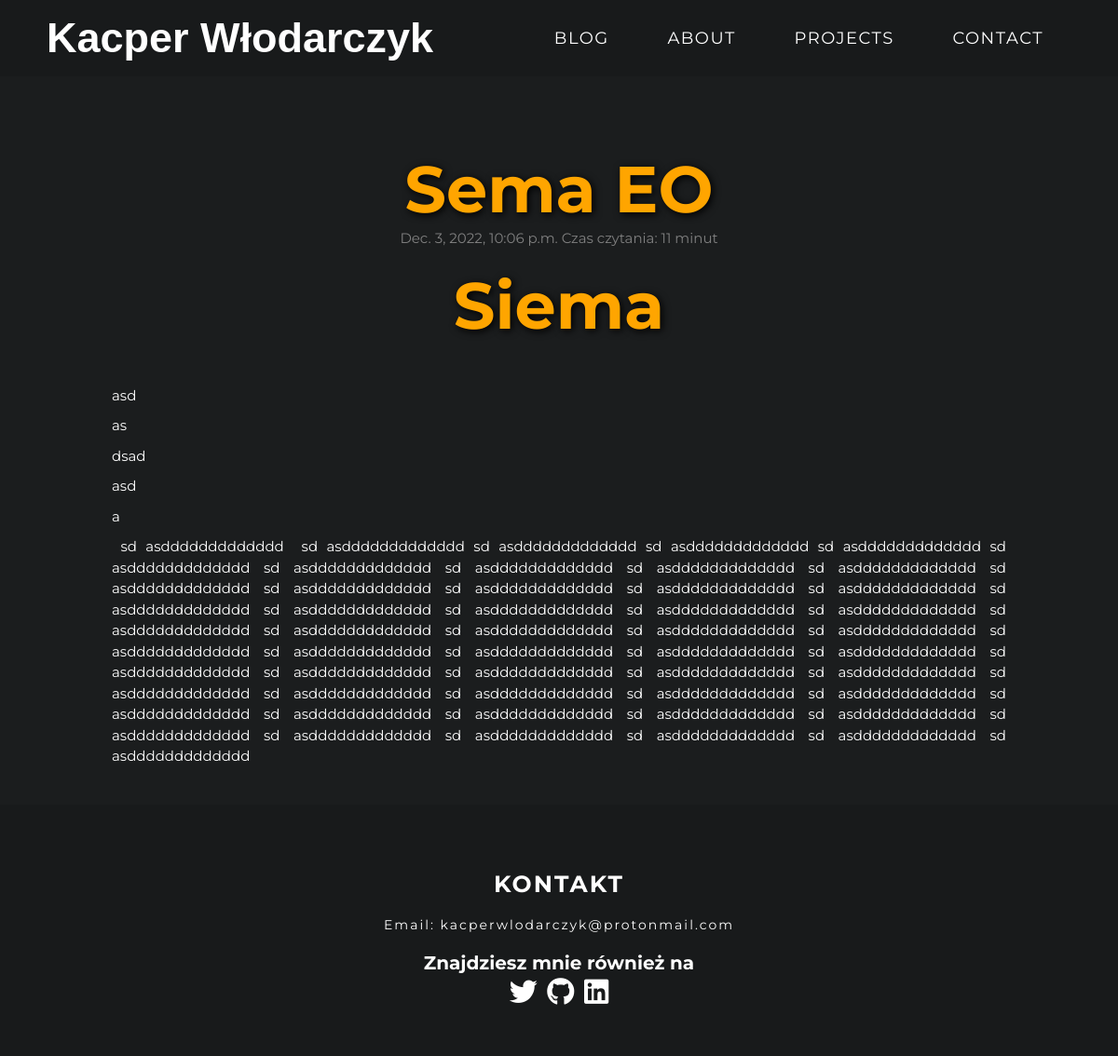
Screenshot of /blog/article/4 with the database file from the repository.
### blog/models.py (models this page shows, shortened)
class Post(models.Model):
    title = models.CharField(max_length=100)
    author = models.ForeignKey(User, on_delete=models.CASCADE)
    body = HTMLField()
    body_short = models.CharField(max_length=150)
    create_date = models.DateTimeField(auto_now_add=True)
    image = models.ImageField(null=True, blank=True, upload_to="images/")
    time_reading = models.TextField()

### blog/views.py (the view)
# urls.py: path('article/<int:pk>', ArticleDetailView.as_view(), name='article-detail'),
class ArticleDetailView(DetailView):
    model = Post
    template_name = 'article_details.html'

### blog/templates/article_details.html (shortened to what this page needs)
{% load static %}
<html lang="pl-PL">
<head>
  <link rel="stylesheet" href="https://cdnjs.cloudflare.com/ajax/libs/font-awesome/5.12.1/css/all.min.css" />
  <link rel="stylesheet" href="{% static '/css/detailstyle.css' %}">
</head>
<body>
  <section id="nav-bar" class="container-nav">
    <header class="nav-bar">
      <div class="brand"><a href="/base/"><h1>Kacper Włodarczyk</h1></a></div>
      <div class="nav-list">
        <ul>
          <li><a href="/blog/">Blog</a></li>
          <li><a href="#about">About</a></li>
          <li><a href="#projects">Projects</a></li>
          <li><a href="#footer">Contact</a></li>
        </ul>
    </header>
  </section>
<main>
  <div class="content-section">
    <div class="card">
      <h1>{{post.title}}</h1>
      <small>{{post.create_date}} Czas czytania: {{post.time_reading}}</small>
      <p>{{post.body|safe}}
    </div>
  </div>
  <footer id="footer" class="footer container">
    <div class="footer-contact">
      <h1 class="footer-contact-heading">Kontakt</h1>
      <p class="footer-contact-info">Email: kacperwlodarczyk@protonmail.com</p>
    </div>
    <div class="footer-social-follow">
      <h1 class="footer-social-follow-heading">Znajdziesz mnie również na</h1>
      <div class="footer-social-icon">
        <a href="https://twitter.com/Kacper95682155"><i class="fab fa-twitter"></i></a>
        <a href="https://github.com/DEENUU1"><i class="fab fa-github"></i></a>
        <a href="https://www.linkedin.com/in/kacper-w%C5%82odarczyk-449b62254/"><i class="fab fa-linkedin"></i></a>
      </div>
    </div>
  </footer>
</main>
</body>
</html>

### staticfiles/css/detailstyle.css (style rules this page uses)
* { margin: 0px; padding: 0px; box-sizing: border-box; }
main { background-color: #1b1d1e; }
html { scroll-behavior: smooth; font-family: 'Montserrat'; font-size: 10px; }
.container { width: 100%; height: auto; display: flex; align-items: center; justify-content: center; }
.container-nav { width: 100%; height: auto; display: flex; align-items: center; justify-content: center; }
#nav-bar { height: auto; width: 100%; position: fixed; z-index: 100; background-color: #181a1b; }
.nav-bar { background-color: #181a1b; left: 0; top: 0; padding: 1rem 5rem; width: 100%; display: flex; align-items: center; justify-content: space-between; }
.nav-bar .brand a { font-family: 'Flash Back - Demo', sans-serif; font-size: 3rem; color: white; text-decoration:none; }
.nav-bar .nav-list { display: flex; align-items: center; justify-content: center; }
.nav-bar .nav-list ul { position: absolute; width: 100%; top: 0; left: 0; background-color: rgb(46, 45, 45); padding: 5rem 0; transform: translateY(-100%); transition: .3s ease transform; text-align: center; z-index: -1; }
.nav-bar .nav-list ul li { list-style: none; display: block; position: relative; }
.nav-bar .nav-list ul li:after { content: ''; position: absolute; width: 5rem; height: .2rem; background-color: white; left: 50%; transform: translateX(-50%) scale(0); bottom: 0; transition: .3s ease transform; }
.nav-bar .nav-list ul li a { font-size: 1.8rem; text-decoration: none; text-transform: uppercase; color: white; display: block; letter-spacing: .15rem; padding: 2rem 3rem; }
.content-section { min-height: 100vh; padding-top: 100px; text-align: center; margin: auto; max-width: 100%; }
.content-section { display: flex; justify-content: center; align-items: center; width: 1000px; text-align:center; margin: auto; }
.content-section .card { max-width: 100%; margin: 40px 20px; }
.content-section .card h1 { margin-top: 20px; color: orange; text-shadow: 2px 2px 8px black; font-size: 70px; }
.content-section .card small { color: grey; font-size: 15px; }
.content-section .card p { font-size: 15px; margin-top: 10px; color: white; line-height: 1.5; text-align: justify; width: 100%; }
.footer { min-height: 20vh; width: 100%; background-color: #181a1b; color: white; flex-direction: column; text-align: center; padding: 5rem; }
.footer .footer-contact { padding: 20px; }
.footer .footer-contact .footer-contact-heading { font-size: 2.5rem; text-transform: uppercase; letter-spacing: 2px; margin-bottom: 10px; }
.footer .footer-contact .footer-contact-info { font-size: 1.4rem; padding-top: 10px; letter-spacing: .2rem; }
.footer .footer-social-follow .footer-social-icon a { color: white; font-size: 3rem; margin: .4rem; display: inline-block; }
@media screen and (min-width: 768px) { .content-section { display: flex; justify-content: center; align-items: center; max-width: 100%; min-height: 100vh; } }
@media only screen and (min-width: 768px) { .nav-bar { width: 100%; } }
@media only screen and (min-width: 768px) { .nav-bar .nav-list ul { transform: translateX(0); position: initial; padding: 0; z-index: initial; background-color: transparent; } }
@media only screen and (min-width: 768px) { .nav-bar .nav-list ul li { display: inline-block; } }

### rows the page displays
Post: title "Sema EO", create_date "Dec. 3, 2022, 10:06 p.m.", time_reading "11 minut", body "Siema asd as dsad asd a sd asddddddddddddd sd asddddddddddddd sd asddddddddddddd sd asddddddddddddd sd asddddddddddddd sd asddddddddddddd sd asddddddddddddd sd asddddddddddddd sd asddddddddddddd sd asddddddddddddd sd asddddddddddddd sd asddddddddddddd sd asddddddddddddd sd asddddddddddddd sd asddddddddddddd sd asddddddddddddd sd asddddddddddddd sd asddddddddddddd sd asddddddddddddd sd asddddddddddddd sd asddddddddddddd sd asddddddddddddd sd asddddddddddddd sd asddddddddddddd sd asddddddddddddd sd asddddddddddddd sd asddddddddddddd sd asddddddddddddd sd asddddddddddddd sd asddddddddddddd sd asddddddddddddd sd asddddddddddddd sd asddddddddddddd sd asddddddddddddd sd asddddddddddddd sd…"
